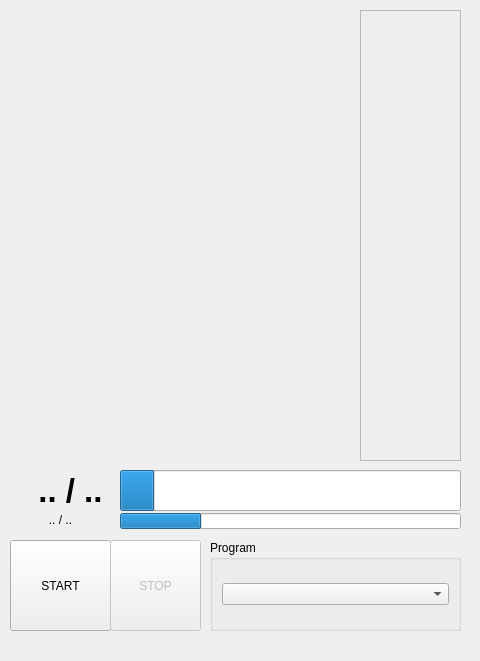
<?xml version="1.0" encoding="UTF-8"?>
<ui version="4.0">
 <class>MainWindow</class>
 <widget class="QMainWindow" name="MainWindow">
  <property name="geometry">
   <rect>
    <x>0</x>
    <y>0</y>
    <width>480</width>
    <height>661</height>
   </rect>
  </property>
  <property name="windowTitle">
   <string>Never A FatAss Again</string>
  </property>
  <property name="autoFillBackground">
   <bool>false</bool>
  </property>
  <widget class="QWidget" name="centralwidget">
   <widget class="QProgressBar" name="step_progressbar">
    <property name="geometry">
     <rect>
      <x>120</x>
      <y>470</y>
      <width>341</width>
      <height>41</height>
     </rect>
    </property>
    <property name="value">
     <number>10</number>
    </property>
    <property name="format">
     <string/>
    </property>
   </widget>
   <widget class="QProgressBar" name="full_progressbar">
    <property name="geometry">
     <rect>
      <x>120</x>
      <y>513</y>
      <width>341</width>
      <height>16</height>
     </rect>
    </property>
    <property name="value">
     <number>24</number>
    </property>
    <property name="format">
     <string/>
    </property>
   </widget>
   <widget class="QPushButton" name="start_button">
    <property name="geometry">
     <rect>
      <x>10</x>
      <y>540</y>
      <width>101</width>
      <height>91</height>
     </rect>
    </property>
    <property name="text">
     <string>START</string>
    </property>
   </widget>
   <widget class="QPushButton" name="stop_button">
    <property name="enabled">
     <bool>false</bool>
    </property>
    <property name="geometry">
     <rect>
      <x>110</x>
      <y>540</y>
      <width>91</width>
      <height>91</height>
     </rect>
    </property>
    <property name="text">
     <string>STOP</string>
    </property>
   </widget>
   <widget class="QLabel" name="picture_label">
    <property name="geometry">
     <rect>
      <x>20</x>
      <y>10</y>
      <width>321</width>
      <height>451</height>
     </rect>
    </property>
    <property name="autoFillBackground">
     <bool>true</bool>
    </property>
    <property name="text">
     <string/>
    </property>
   </widget>
   <widget class="QScrollArea" name="steps_scrollarea">
    <property name="geometry">
     <rect>
      <x>360</x>
      <y>10</y>
      <width>101</width>
      <height>451</height>
     </rect>
    </property>
    <property name="verticalScrollBarPolicy">
     <enum>Qt::ScrollBarAlwaysOff</enum>
    </property>
    <property name="horizontalScrollBarPolicy">
     <enum>Qt::ScrollBarAlwaysOff</enum>
    </property>
    <property name="widgetResizable">
     <bool>true</bool>
    </property>
    <property name="alignment">
     <set>Qt::AlignLeading|Qt::AlignLeft|Qt::AlignTop</set>
    </property>
    <widget class="QWidget" name="scrollAreaWidgetContents">
     <property name="geometry">
      <rect>
       <x>0</x>
       <y>0</y>
       <width>99</width>
       <height>449</height>
      </rect>
     </property>
     <layout class="QVBoxLayout" name="verticalLayout"/>
    </widget>
   </widget>
   <widget class="QGroupBox" name="program_group_box">
    <property name="geometry">
     <rect>
      <x>210</x>
      <y>540</y>
      <width>251</width>
      <height>91</height>
     </rect>
    </property>
    <property name="title">
     <string>Program</string>
    </property>
    <layout class="QHBoxLayout" name="horizontalLayout">
     <item>
      <widget class="QComboBox" name="program_combo"/>
     </item>
    </layout>
   </widget>
   <widget class="QLabel" name="step_progress_label">
    <property name="geometry">
     <rect>
      <x>20</x>
      <y>470</y>
      <width>101</width>
      <height>41</height>
     </rect>
    </property>
    <property name="font">
     <font>
      <family>Ubuntu</family>
      <pointsize>25</pointsize>
      <weight>75</weight>
      <bold>true</bold>
      <kerning>true</kerning>
     </font>
    </property>
    <property name="text">
     <string>.. / ..</string>
    </property>
    <property name="alignment">
     <set>Qt::AlignCenter</set>
    </property>
   </widget>
   <widget class="QLabel" name="full_progress_label">
    <property name="geometry">
     <rect>
      <x>10</x>
      <y>510</y>
      <width>101</width>
      <height>20</height>
     </rect>
    </property>
    <property name="text">
     <string>.. / ..</string>
    </property>
    <property name="alignment">
     <set>Qt::AlignCenter</set>
    </property>
   </widget>
  </widget>
  <widget class="QMenuBar" name="menuBar">
   <property name="geometry">
    <rect>
     <x>0</x>
     <y>0</y>
     <width>480</width>
     <height>22</height>
    </rect>
   </property>
  </widget>
 </widget>
 <resources/>
 <connections/>
</ui>
